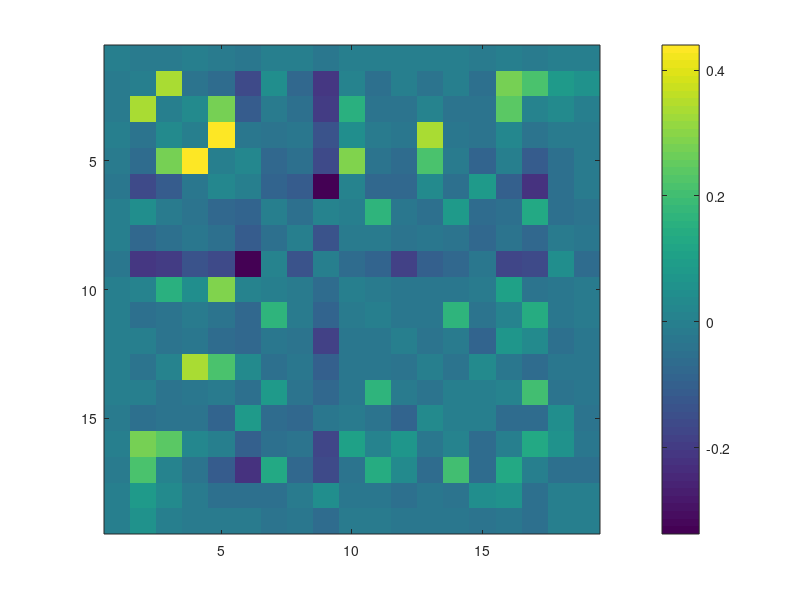

Write the MATLAB code that produced this figure. (Note: this script raises an error after producing the figure.)
load('R_G.mat');


Nusers = size(R,1);     %number of users
Nitems = size(R,2);     %number of items
Ncategories = size(G,2);    %number of genres
Nrates = max(max(R));   %number of rates
    
%[Pr_ItemInCategory Pr_Item Pr_Category] = buildBernoulliModel(R, G);

%Pr_CategoryGivenI = estimatePosteriorProbability(Pr_ItemInCategory, Pr_Item, Pr_Category);


G_norm = (G - ones(size(G,1),1) * mean(G));
G_norm = G_norm ./ (ones(size(G,1),1) * std(G));
G_cor = (G_norm' * G_norm) / Nitems;
G_cor(logical(eye(size(G_cor)))) = 0;
imagesc(G_cor);
colorbar;

Rnum(1) = length(find(R == 1));
Rnum(2) = length(find(R == 2));
Rnum(3) = length(find(R == 3));
Rnum(4) = length(find(R == 4));
Rnum(5) = length(find(R == 5));
 % simulate prediction of an item's category N times for different sets of
 % items that are used for training
N = 10;
portionTesting = 0.1; % size of a testing test is (portionTesting * Nitems)
%category prediction is made using preference models estimated based on items ranked as r
r = 5; 
cor_th = 0.2;
clear counter_correct_prediction;
clear counter_similar_prediction;
for j = 1:N
    training_subset_ind = floor(rand(Nitems - round(Nitems * portionTesting), 1) * Nitems) + 1;
    testing_subset_ind = floor(rand(round(Nitems * portionTesting), 1) * Nitems) + 1;
    [Pr_ItemInCategory Pr_Item Pr_Category] = buildBernoulliModel(R(:, training_subset_ind), G(training_subset_ind, :));
    counter_correct_prediction(j) = 0;
    counter_similar_prediction(j) = 0;
    j
    Pr_CategoryGivenI = estimatePosteriorProbability(Pr_ItemInCategory, Pr_Item, Pr_Category);
    for i = 1:length(testing_subset_ind)
         %figure, hold on;
        for k = 1:Nrates
            %plot(Pr_CategoryGivenI(i,:,k));
            likelihood(k, :) = Pr_CategoryGivenI(i,:,k);
        end
        %[max_val estimated_category] = max(likelihood(r,:));
        [max_val estimated_category] = max(prod(likelihood));  %./ (ones(1,Ngenres)' * Rnum)'
        %[votes estimated_category] = max(hist(estimated_category, unique(estimated_category)));
        true_categories = find (G(i,:) ~= 0);
        counter_similar_prediction = counter_similar_prediction + ...
            (length(find(G_cor(true_categories, estimated_category) > cor_th)) > 0);
        %likelihood_norm = likelihood ./ (ones(5,1) * sum(likelihood));
        %combined_likelihood = sum(likelihood_norm .* (ones(19,1) * [1 2 3 4 5])');
        %[max_val estimated_category] = max(combined_likelihood);
        if(~isempty(intersect(estimated_category, true_categories)))
            counter_correct_prediction(j) = counter_correct_prediction(j) + 1;
        end
    end
end

category_prediction_rate = counter_correct_prediction/length(testing_subset_ind)
prediction = [mean(category_prediction_rate) std(category_prediction_rate)]

category_prediction_rate_inc_similar = (counter_correct_prediction + counter_similar_prediction) /length(testing_subset_ind)
prediction_incl_similar = [mean(category_prediction_rate_inc_similar) std(category_prediction_rate_inc_similar)]
